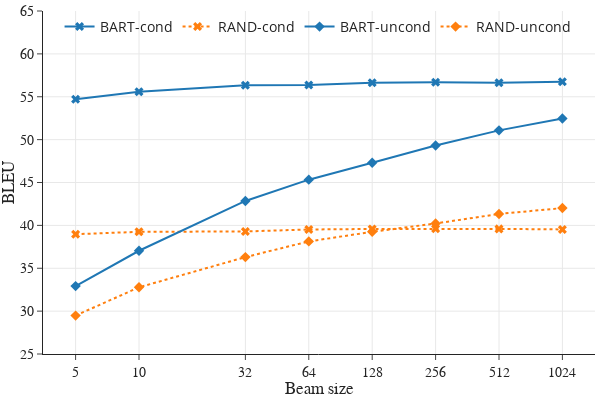

The cell this chart's notebook holds for it:
### Code cell
results = [tuple(e) for e in df.iloc]
fig = go.Figure()
mapping = {
    "base": "cond",
    "ubase": "uncond"
}
for mode, marker in zip(['base', 'ubase'], [markers[1], markers[3]]):
    for model, dash, color  in zip(['bart', 'rand'], [None, "dot"], colors):
        x = [r[0] for r in results if r[1] == model and r[3] == mode]
        y = [r[-1] for r in results if r[1] == model and r[3] == mode]
        fig.add_trace(go.Scatter(x=x[:8], y=y[:8], name="{}-{}".format(model.upper(), mapping[mode]), line=dict(color=color, dash=dash), marker_symbol=marker, marker_size=8))
fig.update_layout(font_size=14)
fig.update_layout(xaxis=dict(title=dict(text='Beam size', standoff=3, font_family="Serif"), type="log", showgrid=True, showline=True,
                             tickfont=dict(family="Serif"), tickvals=x),
                  yaxis=dict(title=dict(text='BLEU', standoff=3, font_family="Serif"), tickfont=dict(family="Serif"), tickformat=".0f", showgrid=True, showline=True,
                             range=[25, 65]
                             ),
                  )
fig.update_layout(legend=dict(yanchor="top", xanchor="left", y=1, x=0.03, bgcolor='rgba(0,0,0,0)',orientation="h"))
fig.update_layout(template="simple_white", width=600, height=400, margin=dict(l=5, r=5, t=5, b=5))
fig.show()
# fig.write_image(os.path.join(output, "unconditional.pdf"))

### Figure 1 — Plotly figure (JSON) as saved in the notebook; plotly's stock layout.template omitted (floating-point values rounded to 4 significant figures)
{"data": [{"line": {"color": "#1f77b4"}, "marker": {"size": 8, "symbol": 4}, "name": "BART-cond", "x": [5, 10, 32, 64, 128, 256, 512, 1024], "y": [54.7, 55.59, 56.33, 56.38, 56.63, 56.68, 56.63, 56.75], "type": "scatter"}, {"line": {"color": "#ff7f0e", "dash": "dot"}, "marker": {"size": 8, "symbol": 4}, "name": "RAND-cond", "x": [5, 10, 32, 64, 128, 256, 512, 1024], "y": [38.97, 39.25, 39.29, 39.52, 39.58, 39.61, 39.59, 39.53], "type": "scatter"}, {"line": {"color": "#1f77b4"}, "marker": {"size": 8, "symbol": 2}, "name": "BART-uncond", "x": [5, 10, 32, 64, 128, 256, 512, 1024], "y": [32.92, 37.04, 42.85, 45.33, 47.31, 49.32, 51.08, 52.47], "type": "scatter"}, {"line": {"color": "#ff7f0e", "dash": "dot"}, "marker": {"size": 8, "symbol": 2}, "name": "RAND-uncond", "x": [5, 10, 32, 64, 128, 256, 512, 1024], "y": [29.48, 32.78, 36.3, 38.13, 39.25, 40.22, 41.33, 42.02], "type": "scatter"}], "layout": {"font": {"size": 14}, "xaxis": {"title": {"font": {"family": "Serif"}, "text": "Beam size", "standoff": 3}, "tickfont": {"family": "Serif"}, "type": "log", "showgrid": true, "showline": true, "tickvals": [5, 10, 32, 64, 128, 256, 512, 1024, 2048, 4096]}, "yaxis": {"title": {"font": {"family": "Serif"}, "text": "BLEU", "standoff": 3}, "tickfont": {"family": "Serif"}, "tickformat": ".0f", "showgrid": true, "showline": true, "range": [25, 65]}, "legend": {"yanchor": "top", "xanchor": "left", "y": 1, "x": 0.03, "bgcolor": "rgba(0,0,0,0)", "orientation": "h"}, "margin": {"l": 5, "r": 5, "t": 5, "b": 5}, "width": 600, "height": 400}}
